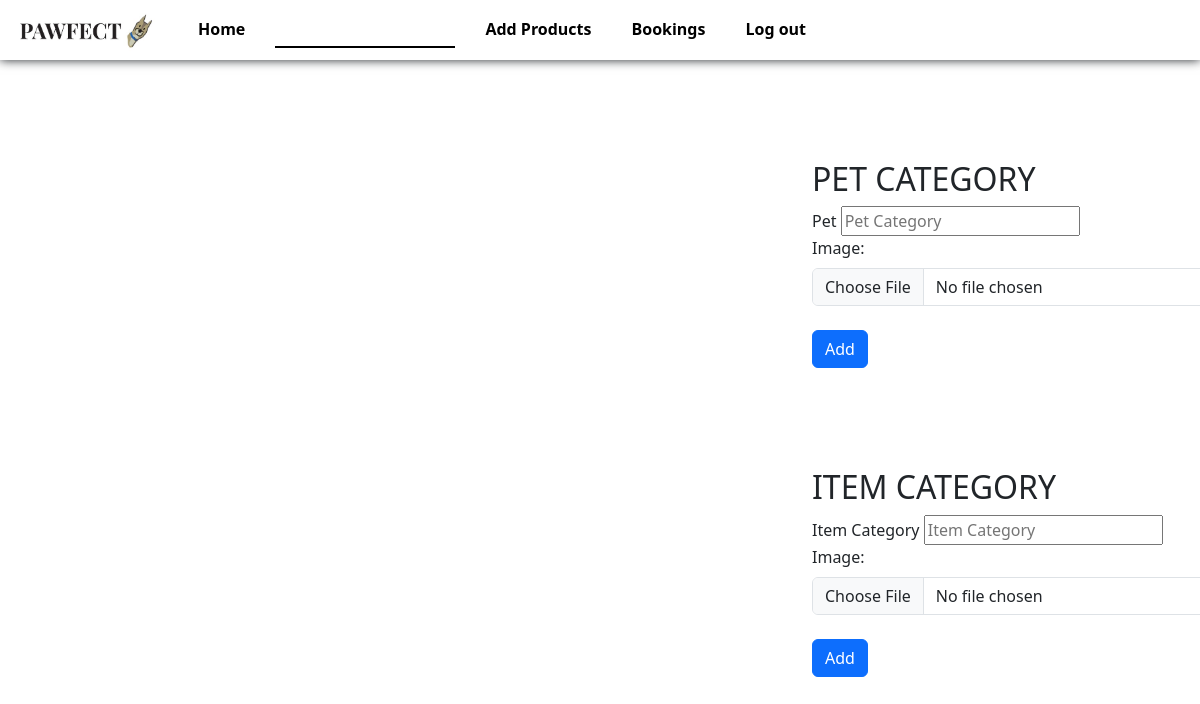
/add_pet (signed in), run on an earlier commit of the app's database.
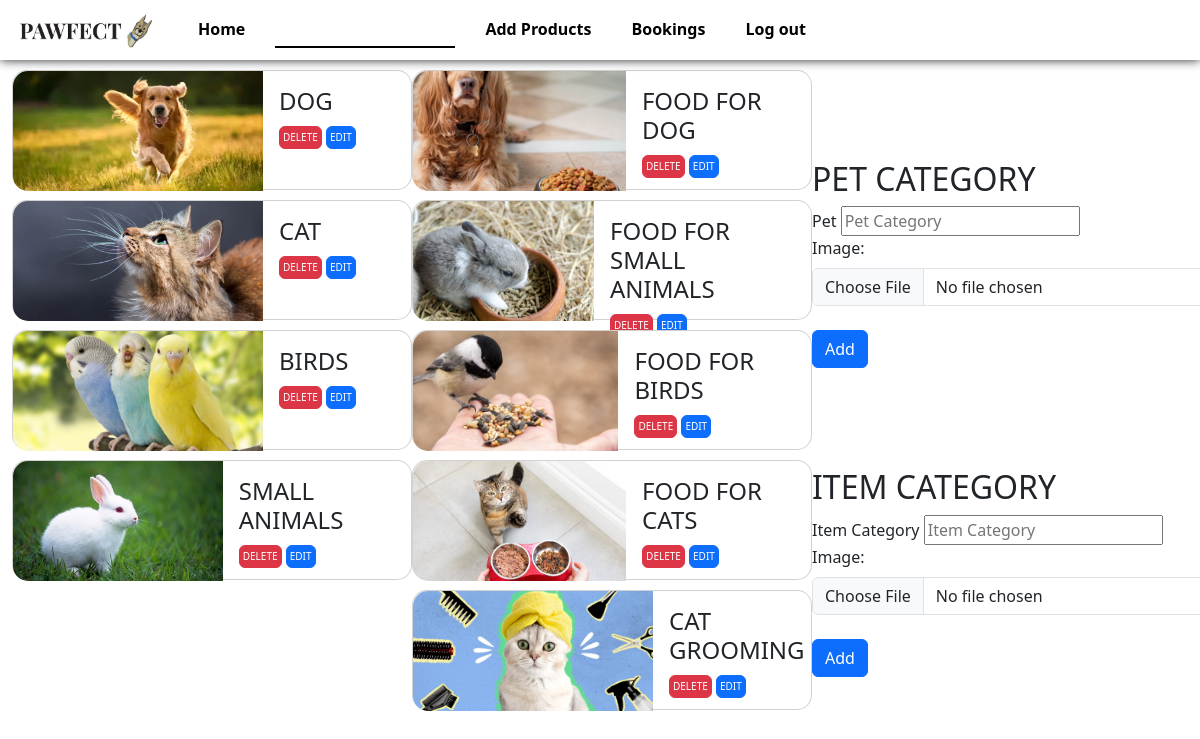
And on a later commit of the database.
### app/models.py (models this page shows)
class Pet(models.Model):
    pet=models.TextField()
    img=models.FileField()

class Category(models.Model):
    category=models.TextField()
    img=models.FileField()

### app/views.py (the view)
# urls.py: path('add_pet',views.add_pet),
def add_pet(req):
    if 'eshop' in req.session:
        if req.method=='POST':
            if 'pet_form' in req.POST:
                pet_cate=req.POST['pet']
                petImg=req.FILES.get('petImg')
                data=Pet.objects.create(pet=pet_cate,img=petImg)
                data.save()
            elif 'category_form' in req.POST:
                prd_cate=req.POST['cate']
                cateImg=req.FILES['cateImg']
                data1=Category.objects.create(category=prd_cate,img=cateImg)
                data1.save()
            return redirect(add_pet)
        else:
            data=Pet.objects.all()
            data1=Category.objects.all()
            return render(req,'shop/pet.html',{'data':data,'data1':data1})
    else:
        return redirect(shop_login)

### templates/shop/pet.html (shortened to what this page needs)
<!DOCTYPE html>
<html lang="en">
<head>
    {% load static %}
    <link href="https://cdn.jsdelivr.net/npm/bootstrap@5.3.3/dist/css/bootstrap.min.css" rel="stylesheet">
    <link rel="stylesheet" href="{% static 'css/pet.css' %}">
    <link rel="stylesheet" href="{% static 'css/style.css' %}">
</head>
<body>
    <nav class="navbar navbar-expand-sm  navbar-dark fixed-top">
        <div class="container-fluid">
          <a class="navbar-brand" href="#"><img src="{% static 'images/pawfectlogo.jpg'%}" alt="" width="150px"></a>
          <div class="collapse navbar-collapse" id="collapsibleNavbar">
            <ul class="navbar-nav">
              <li class="nav-item">
                <a class="nav-link" href="shop_home">Home</a>
              </li>
              <li class="nav-item">
                <a class="nav-link active" href="add_pet">Add Pet or Category</a>
              </li>
              <li class="nav-item">
                <a class="nav-link" href="add_prod">Add Products</a>
              </li>
              <li class="nav-item">
                <a class="nav-link" href="bookings">Bookings</a>
              </li>
              <li class="nav-item">
                <a class="nav-link" href="logout">Log out</a>
              </li>
            </ul>
          </div>
        </div>
      </nav>
    <div class="container-fluid">
        <div class="row">
            <div class="col-lg-4">
                {% for i in data %}
                    <div class="card flex-row" style="width:400px;height: 120px;">
                        <img class="card-img-left" src="{{i.img.url}}" alt="Card image" style="width:250px;height:120px;object-fit: cover;">
                        <div class="card-body">
                            <h4 class="card-title">{{i.pet}}</h4>
                            <a href="delete_pet/{{i.pk}}" class="btn btn-danger dbtn">DELETE</a>
                            <a href="edit_pet/{{i.pk}}" class="btn btn-primary dbtn">EDIT</a>
                        </div>
                    </div>
                {% endfor %}
            </div>
            <div class="col-lg-4">
                {% for i in data1 %}
                    <div class="card flex-row" style="width:400px;height: 120px;">
                        <img class="card-img-left" src="{{i.img.url}}" alt="Card image" style="width:250px;height:120px;object-fit: cover;">
                        <div class="card-body">
                            <h4 class="card-title">{{i.category}}</h4>
                            <a href="delete_category/{{i.pk}}" class="btn btn-danger dbtn">DELETE</a>
                            <a href="edit_category/{{i.pk}}" class="btn btn-primary dbtn">EDIT</a>
                        </div>
                    </div>
                {% endfor %}
            </div>
            <div class="col-lg-4">
                <form action="" method="post" enctype="multipart/form-data" id="pet_form">
                    <h2>PET CATEGORY</h2>
                    <label for="Pet">Pet</label>
                    <input type="text" name="pet" placeholder="Pet Category"><br>
                    <label for="img" class="form-label">Image:</label>
                    <input type="file" class="form-control" name="petImg"><br>
                    <input type="submit" class="btn btn-primary" name="pet_form" value="Add">
                </form>
                <form action="" method="post" enctype="multipart/form-data" id="category_form">
                    <h2>ITEM CATEGORY</h2>
                    <label for="cate">Item Category</label>
                    <input type="text" name="cate" placeholder="Item Category"><br>
                    <label for="img" class="form-label">Image:</label>
                    <input type="file" class="form-control" name="cateImg"><br>
                    <input type="submit" class="btn btn-primary" name="category_form" value="Add">
                </form>
            </div>
        </div>
    </div>
</body>
</html>

What changed in the data, as far as the page shows it:
now on this page (row edited): Pet: img (picture), pet "DOG"
added Pet: img (picture), pet "CAT"
added Pet: img (picture), pet "BIRDS"
added Pet: img (picture), pet "SMALL ANIMALS"
now on this page (row edited): Category: img (picture), category "FOOD FOR DOG"
now on this page (row edited): Category: img (picture), category "FOOD FOR SMALL ANIMALS"
now on this page (row edited): Category: img (picture), category "FOOD FOR BIRDS"
added Category: img (picture), category "FOOD FOR CATS"
added Category: img (picture), category "CAT GROOMING"
